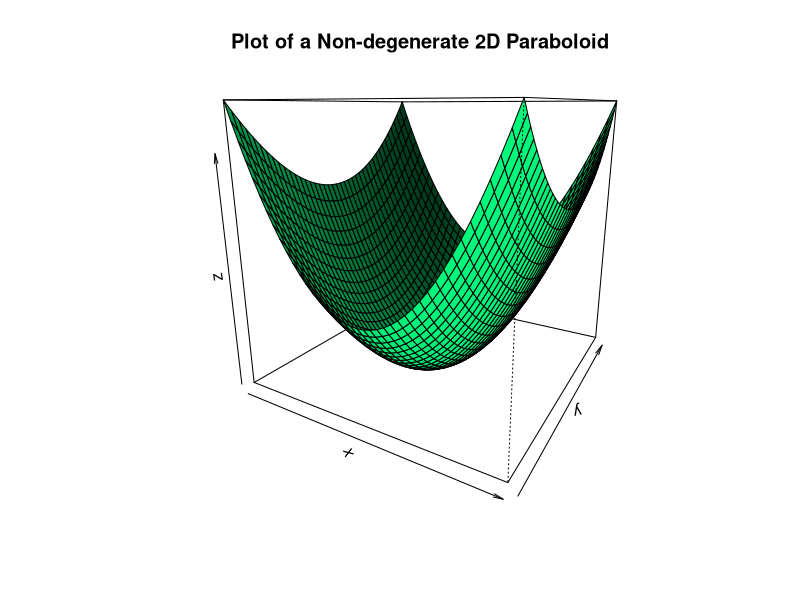
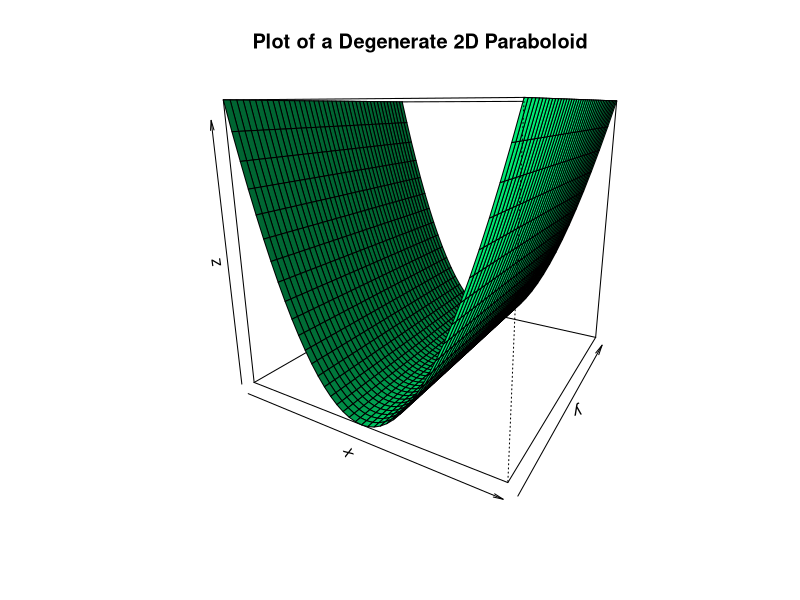
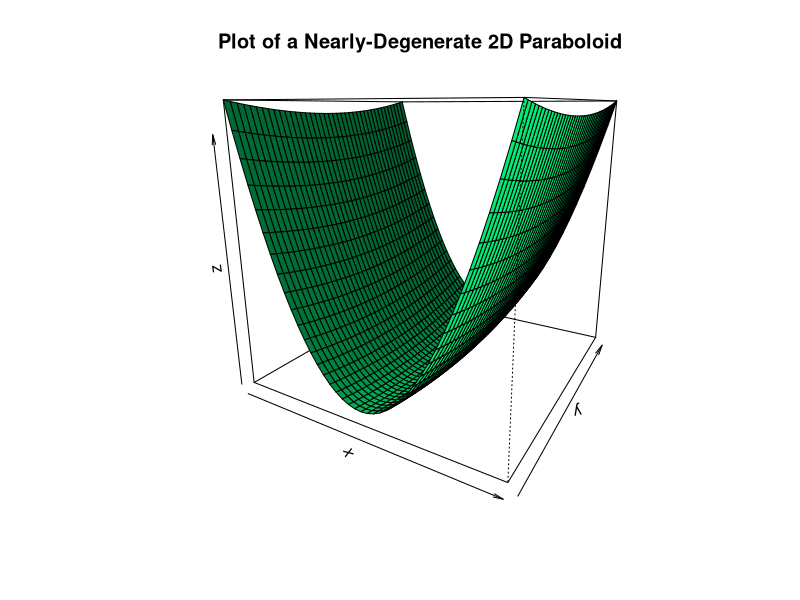
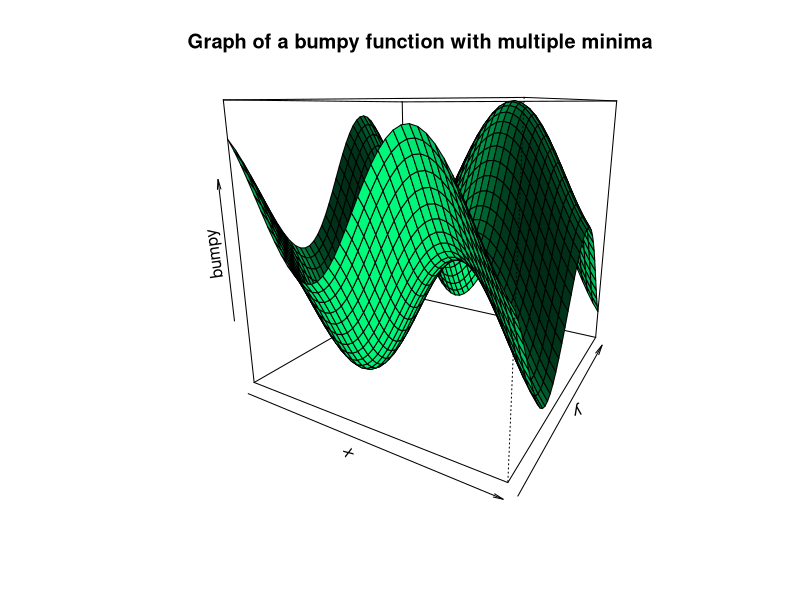
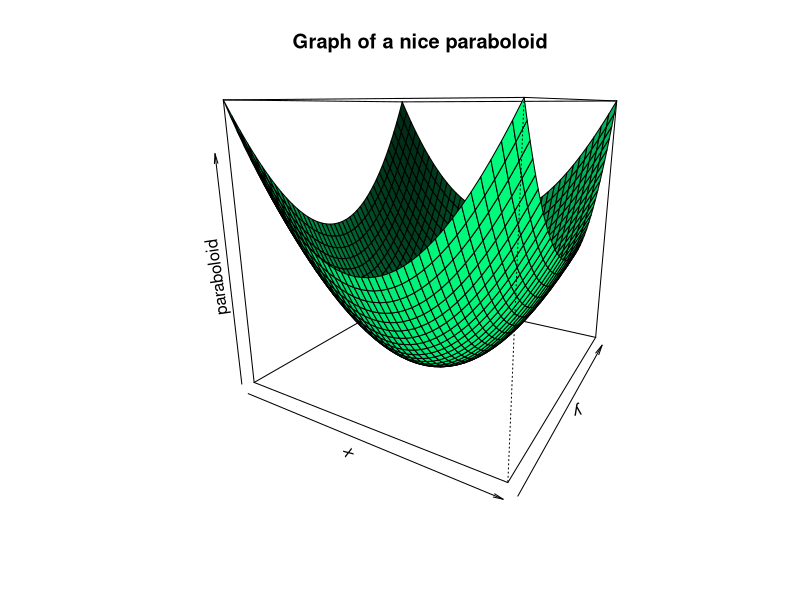
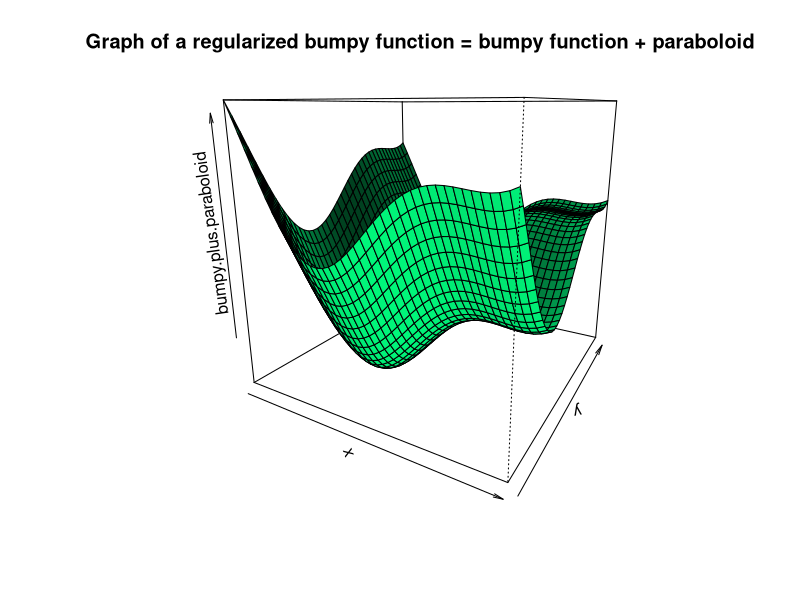

Write the R code that produced these figures, in order.
## ---- chunk 1
nice.paraboloid = function(x,y)
{
	return(x^2+0.5*y^2)
}
x = y = seq(from = -4, to = 4, by = 0.2)
z = outer(x, y, nice.paraboloid)

persp(x, y, z,
	  main="Plot of a Non-degenerate 2D Paraboloid",
	  theta = 30, phi = 15,
	  col = "springgreen", shade = 0.5)
## ---- chunk 2
degenerate.paraboloid = function(x,y)
{
	return(x^2) #Does not change value as y changes
}
x = y = seq(from = -4, to = 4, by = 0.2)
z = outer(x, y, degenerate.paraboloid)

persp(x, y, z,
	  main="Plot of a Degenerate 2D Paraboloid",
	  theta = 30, phi = 15,
	  col = "springgreen", shade = 0.5)
## ---- chunk 3
tricky.paraboloid = function(x,y)
{
	return(x^2+ 0.05*y^2) #Notice the coefficient of y is quite small
}
x = y = seq(from = -4, to = 4, by = 0.2)
z = outer(x, y, tricky.paraboloid)

persp(x, y, z,
	  main="Plot of a Nearly-Degenerate 2D Paraboloid",
	  theta = 30, phi = 15,
	  col = "springgreen", shade = 0.5)
## ---- chunk 4
rm(list = ls())
bumpy.function = function(x,y)
{
	return(sin(x)+sin(y))
}

nice.paraboloid = function(x,y)
{
	return(0.15*(x^2 + y^2)) #lambda = 0.15 is used
}

x = y = seq(from = -4, to = 4, by = 0.2)
bumpy = outer(x, y, bumpy.function)
paraboloid = outer(x, y, nice.paraboloid)
bumpy.plus.paraboloid = bumpy + paraboloid

persp(x, y, bumpy,
	  main="Graph of a bumpy function with multiple minima",
	  theta = 30, phi = 15,
	  col = "springgreen", shade = 0.5)

persp(x, y, paraboloid,
	  main="Graph of a nice paraboloid",
	  theta = 30, phi = 15,
	  col = "springgreen", shade = 0.5)

persp(x, y, bumpy.plus.paraboloid,
	  main="Graph of a regularized bumpy function = bumpy function + paraboloid",
	  theta = 30, phi = 15,
	  col = "springgreen", shade = 0.5)
